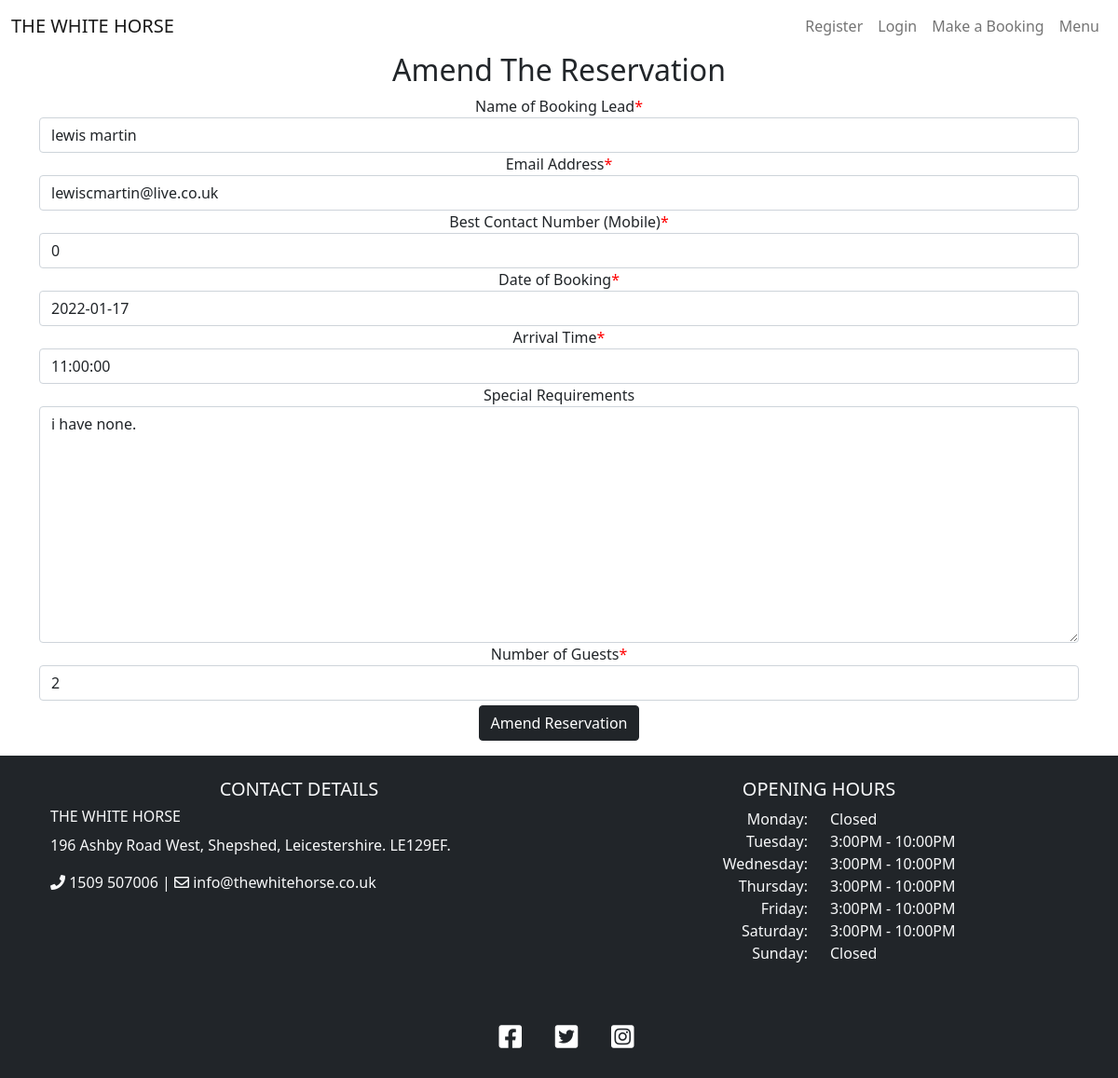
The page /amend/9 on the database its author committed.
### booking/models.py (models this page shows, shortened)
class Booking(models.Model):
    user = models.ForeignKey(User, on_delete=models.CASCADE)
    lead = models.CharField(max_length=200, blank=False)
    email = models.CharField(max_length=200, blank=False)
    mobile = models.IntegerField(blank=False)
    date = models.DateField(blank=False)
    time = models.TimeField(blank=False)
    notes = models.TextField(max_length=200)
    guests = models.PositiveIntegerField(blank=False)
    status = models.IntegerField(choices=STATUS, default=0)
    slug = AutoSlugField(populate_from='email')
    class Meta:
        ordering = ['-date']

### booking/views.py (the view)
# urls.py: path('amend/<reservation_id>', views.amend_reservation, name='amend'),
def amend_reservation(request, reservation_id):
    reservation = get_object_or_404(Booking, id=reservation_id)
    context = {
        "lead": reservation.lead,
        "email": reservation.email,
        "mobile": reservation.mobile,
        "date": reservation.date,
        "time": reservation.time,
        "notes": reservation.notes,
        "guests": reservation.guests
    }
    if request.method == 'POST':
        form_data = {
            "lead": request.POST.get('lead'),
            "email": request.POST.get('email'),
            "mobile": request.POST.get('mobile'),
            "date": request.POST.get('date'),
            "time": request.POST.get('time'),
            "notes": request.POST.get('notes'),
            "guests": request.POST.get('guests')
        }
        booking_form = BookingForm(form_data)
        if booking_form.is_valid():
            reservation.delete()
            current_booking = booking_form.save(commit=False)
            current_booking.user = request.user
            current_booking.save()
            return redirect(reverse("reservations"))
        else:
            return render(request, 'amend_booking.html', {
                "booking_form": BookingForm(context)
            })
    else:
        return render(request, 'amend_booking.html', {
                "booking_form": BookingForm(context)
            })

### booking/forms.py
class BookingForm(forms.ModelForm):
    lead = forms.CharField(
        label='Name of Booking Lead',
        required=True,
    )
    email = forms.EmailField(
        label='Email Address',
        required=True,
    )
    mobile = forms.IntegerField(
        label='Best Contact Number (Mobile)',
        required=True,
    )
    date = forms.DateField(
        label='Date of Booking',
        required=True,
    )
    time = forms.TimeField(
        label='Arrival Time',
        required=True,
    )
    notes = forms.CharField(
        label='Special Requirements',
        required=False,
        widget=forms.Textarea,
        max_length=300
    )
    guests = forms.IntegerField(
        label='Number of Guests',
        required=True,
        min_value=1
    )
    class Meta:
        model = Booking
        fields = (
            'lead', 'email', 'mobile', 'date', 'time', 'notes', 'guests'
        )

### templates/amend_booking.html (shortened to what this page needs)
{% extends "base.html" %}
{% block content %}
{% load crispy_forms_tags %}
<div class="container">
    <div class="row">
        <div class="col-lg-12 text-center">
            <h2>Amend The Reservation</h2>
            <form method="POST">
                {{ booking_form | crispy }}
                <button type="submit" class="btn btn-dark" value="Post">Amend Reservation</button>
            </form>
        </div>
    </div>
</div>
{%endblock%}

### static/css/style.css (style rules this page uses)
body { background-color: white; }
#div_id_guests { padding-bottom: 5px; }
.asteriskField { color: red; }

### rows shown on the page
Booking: lead "lewis martin", email "lewiscmartin@live.co.uk", mobile "0", date "2022-01-17", time "11:00:00", notes "i have none.", guests "2"
